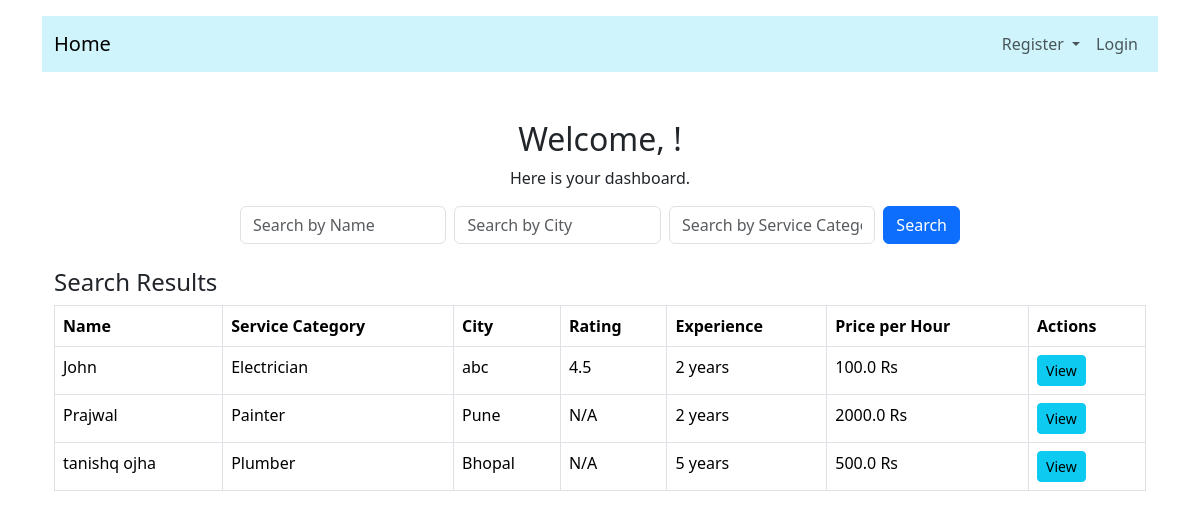
The page /customer/search_services on the database as committed earlier.
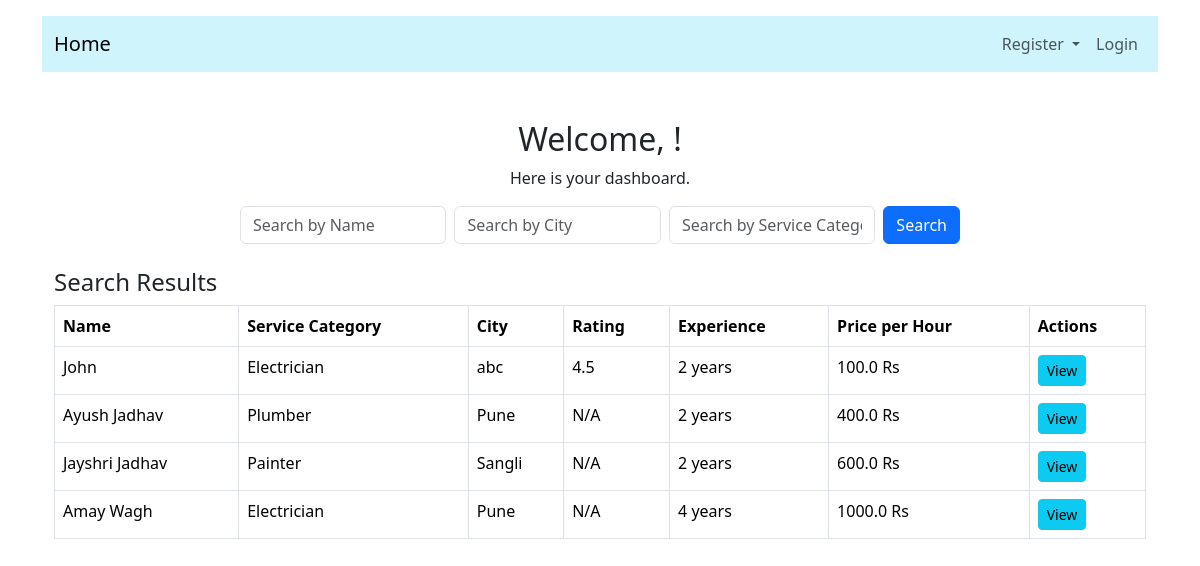
The same page on the database as committed later.
### application/model.py (models this page shows)
class ServiceProfessional(db.Model):
    id = db.Column(db.Integer, primary_key=True)
    name = db.Column(db.String(80), nullable=False)
    phone = db.Column(db.String(80), nullable=False)
    city = db.Column(db.String(80), nullable=False)
    service_category = db.Column(db.String(80), nullable=False)
    rating = db.Column(db.Float, nullable=True)
    experience = db.Column(db.Integer, nullable=False)
    company_name = db.Column(db.String(80), nullable=False)
    status = db.Column(db.String(80), nullable=False)  # ('blacklisted', 'approved', 'pending')
    price_per_hour = db.Column(db.Float, nullable=False)
    expenses_per_hour = db.Column(db.Float, nullable=True)
    user_id = db.Column(db.Integer, db.ForeignKey('user.id'), nullable=False)
    service_requests = db.relationship('ServiceRequest', backref='service_professional', lazy=True)

### application/routes.py (the view)
@app.route('/customer/search_services', methods=['GET'])
def search_services():
    query = request.args.get('query', '')  # For name of the service professional
    city = request.args.get('city', '')    # For filtering by city
    service_category = request.args.get('service_category', '')  # For filtering by service category
    user_id = session.get('user_id')  # Get user ID from session
    customer = Customer.query.filter_by(user_id=user_id).first()  # Get customer details
    query_filters = [ServiceProfessional.status == 'approved']  # Filter only approved service professionals
    if query:
        query_filters.append(ServiceProfessional.name.like(f'%{query}%'))
    if city:
        query_filters.append(ServiceProfessional.city.like(f'%{city}%'))
    if service_category:
        query_filters.append(ServiceProfessional.service_category.like(f'%{service_category}%'))
    serviceprofessionals = ServiceProfessional.query.filter(*query_filters).all()
    return render_template('customer_dash.html', services=serviceprofessionals, query=query, city=city, service_category=service_category, customer=customer)

### templates/customer_dash.html (shortened to what this page needs)
{% extends 'base.html' %}
{% block content %}
<div class="container mt-5">
    <div class="row">
        <div class="col-12 text-center">
            <h2>Welcome, {{ customer.name }}!</h2>
            <p>Here is your dashboard.</p>
        </div>
    </div>
    <div class="row mb-4">
        <div class="col-12 col-md-8 offset-md-2">
            <form class="d-flex flex-column flex-md-row align-items-center" action="{{ url_for('search_services') }}" method="GET">
                <input type="text" class="form-control mb-2 mb-md-0 me-md-2" name="query" placeholder="Search by Name" value="{{ query }}">
                <input type="text" class="form-control mb-2 mb-md-0 me-md-2" name="city" placeholder="Search by City" value="{{ city }}">
                <input type="text" class="form-control mb-2 mb-md-0 me-md-2" name="service_category" placeholder="Search by Service Category" value="{{ service_category }}">
                <button class="btn btn-primary mt-2 mt-md-0" type="submit">Search</button>
            </form>
        </div>
    </div>
    {% if services %}
    <div class="row mb-4">
        <div class="col-12">
            <h4>Search Results</h4>
            <table class="table table-bordered">
                <thead>
                    <tr>
                        <th>Name</th>
                        <th>Service Category</th>
                        <th>City</th>
                        <th>Rating</th>
                        <th>Experience</th>
                        <th>Price per Hour</th>
                        <th>Actions</th>
                    </tr>
                </thead>
                <tbody>
                    {% for service in services %}
                        <tr>
                            <td>{{ service.name }}</td>
                            <td>{{ service.service_category }}</td>
                            <td>{{ service.city }}</td>
                            <td>{{ service.rating or 'N/A' }}</td>
                            <td>{{ service.experience }} years</td>
                            <td>{{ service.price_per_hour }} Rs</td>
                            <td>
                                <a href="{{ url_for('view_service_request', request_id=service.id) }}" class="btn btn-info btn-sm">View</a>
                            </td>
                        </tr>
                    {% else %}
                        <tr>
                            <td colspan="8" class="text-center">No service professionals found matching your search.</td>
                        </tr>
                    {% endfor %}
                </tbody>
            </table>
        </div>
    </div>
</div>
    {% endif %}
{% endblock %}

### templates/base.html (shortened to what this page needs)
<!DOCTYPE html>
<html lang="en">
<head>
    <link href="https://cdn.jsdelivr.net/npm/bootstrap@5.3.3/dist/css/bootstrap.min.css" rel="stylesheet">
</head>
<body>
    <div class="container mt-3">
            {%include 'navbar.html'%}
        </div>
        <div class="container mt-5">
    {%block content%}
    {%endblock%}
</div>
</body>
</html>

### templates/navbar.html (shortened to what this page needs)
<nav class="navbar navbar-expand-lg navbar-light bg-info-subtle">
  <div class="container-fluid">
    <a class="navbar-brand" href="/">Home</a>
    <div class="collapse navbar-collapse justify-content-end" id="navbarNavDropdown">
      <ul class="navbar-nav">
        {% if not session['role'] %}
        <li class="nav-item dropdown">
          <a class="nav-link dropdown-toggle" href="#" id="navbarDropdown" role="button" data-bs-toggle="dropdown" aria-expanded="false">
            Register
          </a>
        </li>
        <li class="nav-item">
          <a class="nav-link" href="{{ url_for('Login') }}">Login</a>
        </li>
        {%endif%}
      </ul>
    </div>
  </div>
</nav>

Rows that differ between the two databases and show on the page:
changed ServiceProfessional: name "Prajwal" → "Ayush Jadhav"; service_category "Painter" → "Plumber"; price_per_hour "2000.0" → "400.0"
changed ServiceProfessional: name "tanishq ojha" → "Jayshri Jadhav"; service_category "Plumber" → "Painter"; city "Bhopal" → "Sangli"; experience "5" → "2"; price_per_hour "500.0" → "600.0"
now on this page (row edited): ServiceProfessional: name "Amay Wagh", service_category "Electrician", city "Pune", rating "N/A", experience "4", price_per_hour "1000.0"
